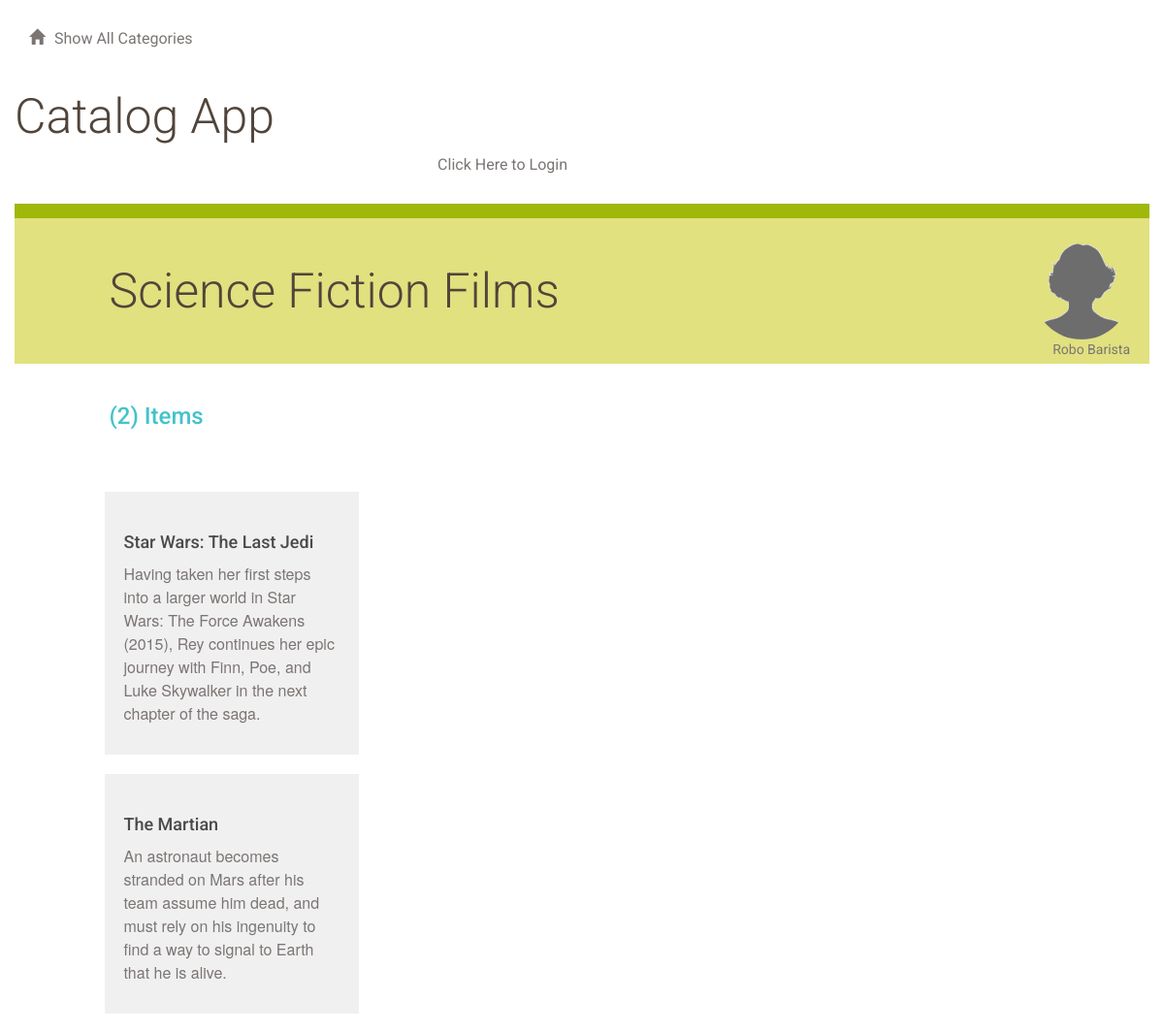
/catalog/5/items/, run on the app's committed database.
### database_setup.py (models this page shows, shortened)
class Category(Base):
    __tablename__ = 'category'
    id = Column(Integer, primary_key=True)
    name = Column(String(250), nullable=False)
    user_id = Column(Integer, ForeignKey('user.id'))
    user = relationship(User)

class User(Base):
    __tablename__ = 'user'
    id = Column(Integer, primary_key=True)
    name = Column(String(250), nullable=False)
    email = Column(String(250), nullable=False)
    picture = Column(String(250))

class Item(Base):
    __tablename__ = 'item'
    id = Column(Integer, primary_key=True)
    title = Column(String(250), nullable=False)
    description = Column(String(250))
    date = Column(DateTime, nullable=False)
    cat_id = Column(Integer, ForeignKey('category.id'))
    category = relationship(Category)
    user_id = Column(Integer, ForeignKey('user.id'))
    user = relationship(User)

### app.py (the view)
@app.route('/catalog/<int:category_id>/')
@app.route('/catalog/<int:category_id>/items/')
def showItems(category_id):
    category = session.query(Category).filter_by(id=category_id).one()
    count = session.query(Item).filter_by(cat_id=category_id).count()
    creator = getUserInfo(category.user_id)
    items = session.query(Item).filter_by(
        cat_id=category_id).order_by(asc(Item.title)).all()
    if 'username' not in login_session or creator.id != login_session['user_id']:
        return render_template('publicmenu.html',
                               items=items,
                               category=category,
                               creator=creator,
                               count=count)
    else:
        return render_template('items.html',
                               items=items,
                               category=category,
                               creator=creator,
                               count=count)

### app.py (called while the page is built)
def getUserInfo(user_id):
    user = session.query(User).filter_by(id=user_id).one()
    return user

### templates/publicmenu.html (shortened to what this page needs)
{% extends "main.html" %}
{% block content %}
{% include "header.html" %}
<div class="row divider green">
	<div class="col-md-12"></div>
</div>
<div class="row banner menu">
	<div class="col-md-11 col-md-offset-1 padding-none">
		<h1>{{ category.name }}
			<figure class="creator">
				<img src="{{ url_for('static', filename='blank_user.gif') }}">
				<figcaption>{{ creator.name }}</figcaption>
			</figure>
		</h1>
		<br/>
		<h2>({{ count }}) Items</h2>
	</div>
</div>
	<div class="row padding-top padding-bottom">
		<div class="col-md-1"></div>
		<div class="col-md-11 padding-none">
		</div>
		<div class="col-md-7"></div>
	</div>
	<div class="row">
		<div class="col-md-12">
		</div>
	</div>
	{% if items !=[] %}
		<div class="row">
			<div class="col-md-1"></div>
			<div class="col-md-3">
					{% for i in items %}
							<div class="menu-item">
								<h3>{{i.title}}</h3>
								<p>{{i.description}}</p>
							</div>
					{% endfor %}
			</div>
			<div class="col-md-1"></div>
		</div>
	{% endif %}
{% endblock %}

### static/styles.css (style rules this page uses)
* { font-family: "Helvetica Neue Bold", Roboto, Helvetica, Arial, sans-serif; font-weight: 700; }
h1 { font-family: "Helvetica Neue Light", Roboto, Helvetica, Arial, sans-serif; font-size: 50px; color: #51453B; line-height: 60px; font-weight: 300; }
h2 { font-size: 24px; color: #42C3C9; line-height: 29px; }
h3 { font-size: 18px; color: #4A4A4A; line-height: 23px; }
p { font-family: "Helvetica Neue", Roboto, Helvetica, Arial, sans-serif; font-size: 16px; color: #7B7573; line-height: 24px; font-weight: 400; }
.padding-top { padding-top: 30px; }
.padding-bottom { padding-bottom: 30px; }
.padding-none { padding: 0; }
.divider { height: 15px; }
.divider.green { background-color: #9FB80A; }
.banner.menu { height: 150px; background-color: #E1E17F; }
.banner h1 { margin: 45px 0; }
.menu-item { background: #F0F0F0; padding: 20px; margin: 20px; margin-left: -20px; }
.creator { padding-right: 20px; margin-top: -20px; text-align: right; float:right; }
.creator img { width: 100px; border-radius: 50%; }
.creator figcaption { font-size: 14px; color: #7B7573; font-weight: 400; margin-top: -20px; }

### data on the page
Category: name "Science Fiction Films"
User: name "Robo Barista"
Item: title "Star Wars: The Last Jedi", description "Having taken her first steps into a larger world in Star Wars: The Force Awakens (2015), Rey continues her epic journey with Finn, Poe, and Luke Skywalker in the next chapter of the saga."
Item: title "The Martian", description "An astronaut becomes stranded on Mars after his team assume him dead, and must rely on his ingenuity to find a way to signal to Earth that he is alive."

### other printed values
{{ count }} "2"
